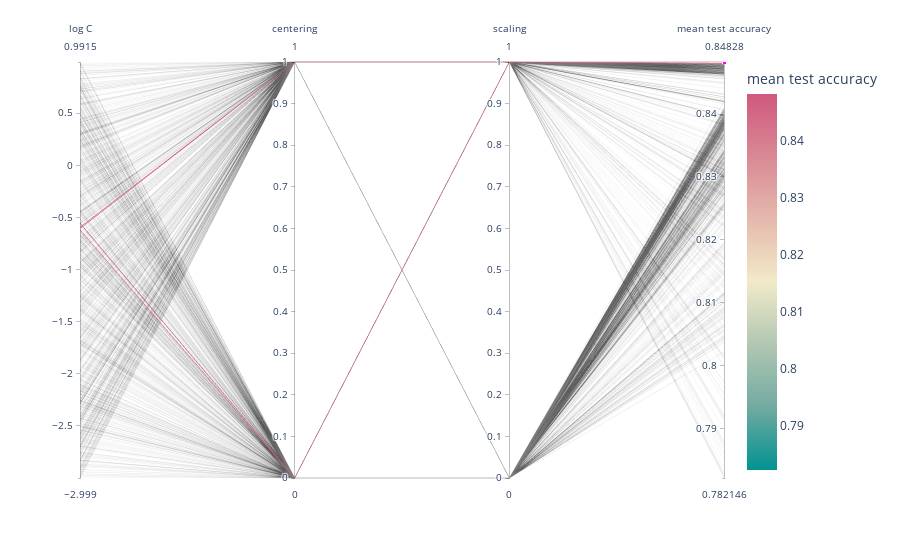

Notebook cell for this chart:
### Code cell
import plotly.express as px

fig = px.parallel_coordinates(
    cv_results,
    color="mean test accuracy",
    dimensions=["log C", "centering", "scaling", "mean test accuracy"],
    color_continuous_scale=px.colors.diverging.Tealrose,
)
fig.show()

### Figure 1 — Plotly figure (JSON) as saved in the notebook; plotly's stock layout.template omitted (floating-point values rounded to 4 significant figures; data arrays with more than 128 entries replaced by an {"elided": "..."} marker saying what was removed)
{"data": [{"dimensions": [{"label": "log C", "values": {"elided": "1000 float values"}}, {"label": "centering", "values": {"elided": "1000 int values"}}, {"label": "scaling", "values": {"elided": "1000 int values"}}, {"constraintrange": [0.848, 0.8483], "label": "mean test accuracy", "values": {"elided": "1000 float values"}}], "domain": {"x": [0, 1], "y": [0, 1]}, "line": {"color": {"elided": "1000 float values"}, "coloraxis": "coloraxis"}, "name": "", "type": "parcoords"}], "layout": {"autosize": true, "coloraxis": {"colorbar": {"title": {"text": "mean test accuracy"}}, "colorscale": [[0, "rgb(0, 147, 146)"], [0.1667, "rgb(114, 170, 161)"], [0.3333, "rgb(177, 199, 179)"], [0.5, "rgb(241, 234, 200)"], [0.6667, "rgb(229, 185, 173)"], [0.8333, "rgb(217, 137, 148)"], [1, "rgb(208, 88, 126)"]]}, "legend": {"tracegroupgap": 0}, "margin": {"t": 60}}}
